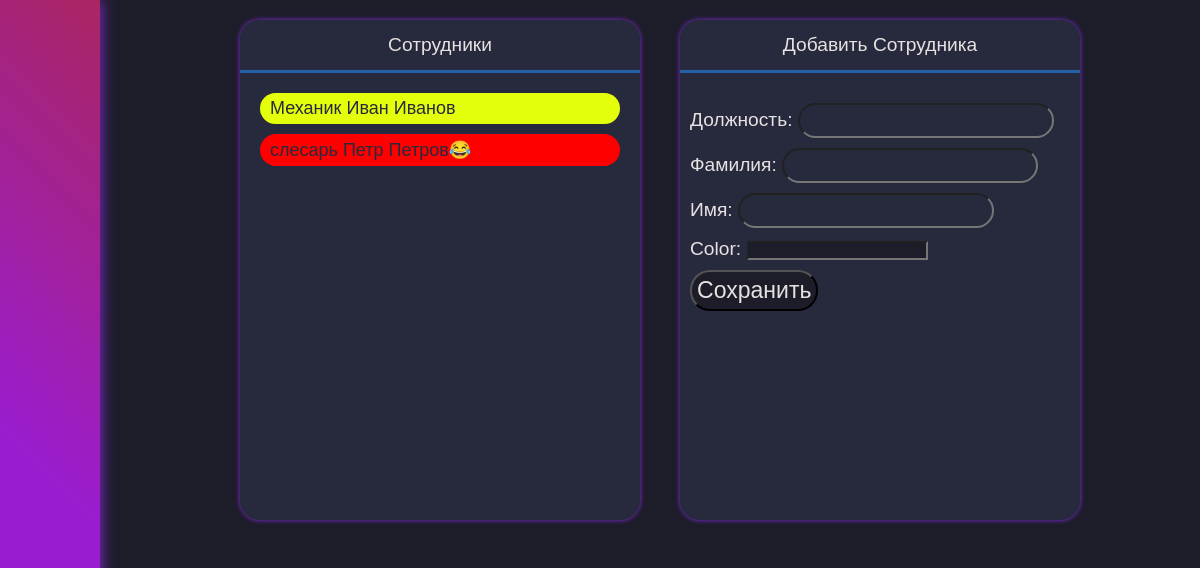
Page /staff/ on the committed database.
### Staff/models.py (models this page shows, shortened)
class Staffs(models.Model):
    COLOR_PALETTE = [
        ("#FFFFFF", "white", ),
        ("#000000", "black", ),
    ]
    staff_job = models.CharField(max_length=40, blank=True, null=True)
    staff_surname = models.CharField(max_length=150, blank=True, null=True)
    staff_name = models.CharField(max_length=150, blank=True, null=True)
    color = ColorField(samples=COLOR_PALETTE, blank=True, null=True)

### Staff/views.py (the view, shortened to what this page needs)
# urls.py: path('staff/', include('Staff.urls', namespace='ourstaff')),
def Staff(request):
    form = CreateStaffForm()
    staff = Staffs.objects.all()
    data = {
        'Title':'Staff',
        'form': form,
        'StaffList':staff,
    }
    return render(request, 'Staff/Staff.html', data)

### Staff/forms.py
class CreateStaffForm(forms.ModelForm):
    staff_job = forms.CharField(label="Должность", max_length=40, widget=forms.TextInput(attrs={'class':'CreateStaffFormJob'}))
    staff_name = forms.CharField(label="Имя", max_length=150, widget=forms.TextInput(attrs={'class':'CreateStaffFormName'}))
    staff_surname = forms.CharField(label="Фамилия", max_length=150, widget=forms.TextInput(attrs={'class':'CreateStaffFormSurname'}))
    color = ColorField(label="Цвет", initial="#FF0000")
    class Meta:
        model = Staffs
        fields = "__all__"

### Staff/templates/Staff/Staff.html (shortened to what this page needs)
{% extends "Dashboard/base.html" %}
{% load static %}
{% block statics %}
    <link rel="stylesheet" href="{% static 'Staff\Staff.css' %}">
{% endblock statics %}
{% block content %}
    <div class="topMenu">
        <div class="TopLeft">
            <div class="staffTable">
                <div class="StaffTableTitle">
                    Сотрудники
                </div>
                <div class="StaffTableList">
                    {% for staff in StaffList %}
                    <div class="staffPlace" style=background-color:{{staff.color}};>
                        {{staff.staff_job}} {{staff.staff_name}} {{staff.staff_surname}}
                    </div>
                    {% endfor %}
                </div>
            </div>
        </div>
        <div class="TopRight">
            <div class="CreateStaffForm">
                <div class="CreateStaffFormTitle">
                    Добавить Сотрудника
                </div>
                <div class="createStaffFormForm">
                    <form method="POST" class="post">{% csrf_token %}
                        {{ form.as_p }}
                        <button type="submit" class="save_btn">Сохранить</button>
                    </form>
                </div>
            </div>
        </div>
    </div>
{% endblock content %}

### Dashboard/static/Dashboard/base.css (style rules this page uses)
* { margin: 0; padding: 0; background-color: #1d1d2a; }

### Staff/static/Staff/Staff.css (style rules this page uses)
.topMenu { width: 100%; display: flex; justify-content: center; }
.TopLeft { margin: 10px; display: flex; width: 400px; height: 500px; margin: 20px; background-color: #27293d; border-radius: 20px; box-shadow: blueviolet 0 0 5px 0 ; }
.staffTable { flex-direction: column; border-radius: 20px; background-color: #27293d; }
.StaffTableTitle { width: 400px; height: 50px; border-bottom: #2261a8 3px solid; border-top-left-radius: 20px; border-top-right-radius: 20px; color: rgb(231, 226, 226); background-color: #27293d; display: flex; align-items: center; justify-content: center; font-family: Arial, Helvetica, sans-serif; font-size: larger; }
.StaffTableList { height: 400px; background-color: #27293d; color: rgb(231, 226, 226); font-family: Arial, Helvetica, sans-serif; padding: 10px; overflow: hidden; overflow-y: auto; }
.TopRight { margin: 10px; display: flex; width: 400px; height: 500px; margin: 20px; background-color: #27293d; border-radius: 20px; box-shadow: blueviolet 0 0 5px 0 ; }
.CreateStaffForm { flex-direction: column; border-radius: 20px; background-color: #27293d; }
.CreateStaffFormTitle { width: 400px; height: 50px; border-bottom: #2261a8 3px solid; border-top-left-radius: 20px; border-top-right-radius: 20px; color: rgb(231, 226, 226); background-color: #27293d; display: flex; align-items: center; justify-content: center; font-family: Arial, Helvetica, sans-serif; font-size: larger; }
.post { padding:10px; margin-top: 20px; background-color: #27293d; color: rgb(231, 226, 226); font-family: Arial, Helvetica, sans-serif; font-size: larger; display: flex; justify-content: center; flex-direction: column; align-items:self-start; }
.save_btn { color: rgb(231, 226, 226); font-family: Arial, Helvetica, sans-serif; font-size: larger; border-radius: 20px; padding: 5px; }
.CreateStaffFormJob { color: rgb(231, 226, 226); font-family: Arial, Helvetica, sans-serif; font-size: large; border-radius: 20px; background-color: #27293d; padding: 5px 10px 5px 10px; }
.CreateStaffFormName { color: rgb(231, 226, 226); font-family: Arial, Helvetica, sans-serif; font-size: large; border-radius: 20px; background-color: #27293d; padding: 5px 10px 5px 10px; }
.CreateStaffFormSurname { color: rgb(231, 226, 226); font-family: Arial, Helvetica, sans-serif; font-size: large; border-radius: 20px; background-color: #27293d; padding: 5px 10px 5px 10px; }
p { margin-bottom: 10px; background-color: #27293d; }
label { background-color: #27293d; }
.staffPlace { padding: 5px 10px 5px 10px; font-family: Arial, Helvetica, sans-serif; font-size: large; border-radius: 20px; margin: 10px; color: #27293d; }

### rows in the picture
Staffs: staff_job "Механик", staff_name "Иван", staff_surname "Иванов"
Staffs: staff_job "слесарь", staff_name "Петр", staff_surname "Петров😂"
